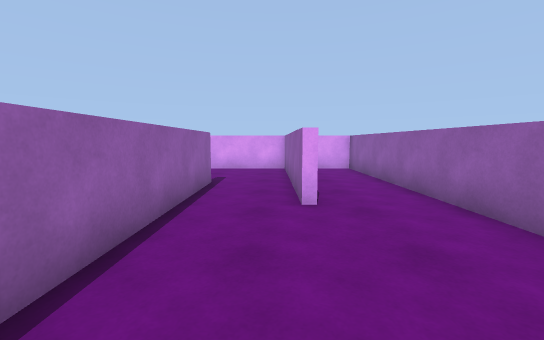
View 1 (above)

14 first-person views from a walk through a scene from a Unity 3-D project. The camera is 1.3 m above the floor, tilts 6° down and sees 90° across. The floor is counted in squares, 1 m on a side. Each view is taken from the middle of a square. On the plan, view 1 faces up. The plan holds only what a view shows up to about 13 squares ahead; the rest is blank.

View 2
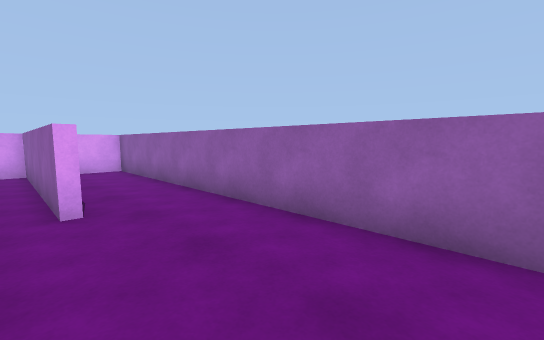

View 3
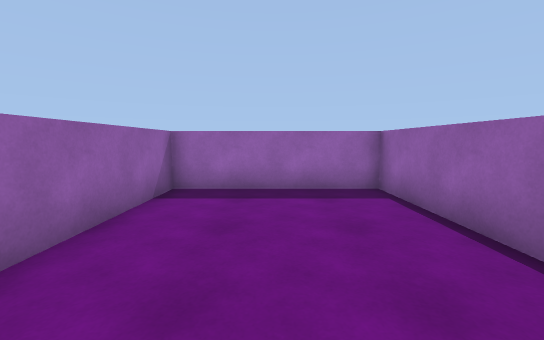

View 4
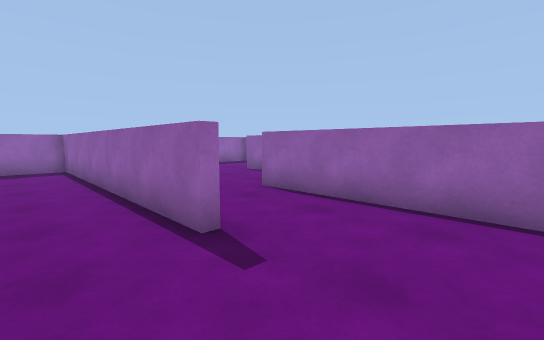

View 5
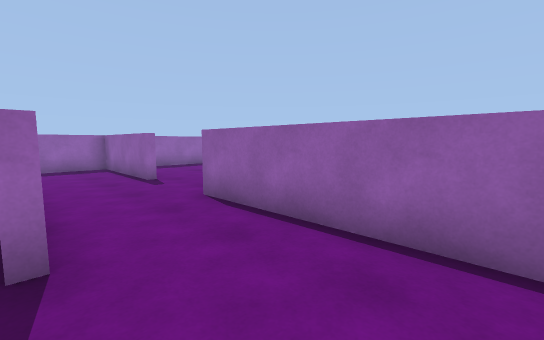

View 6
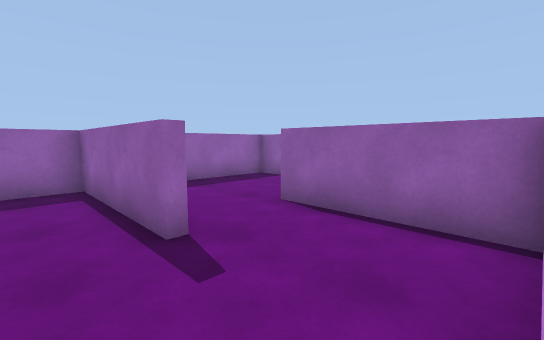

View 7
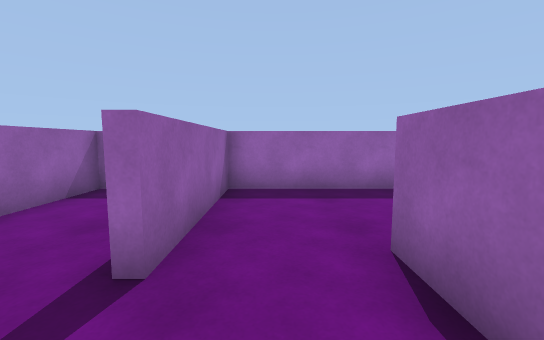

View 8
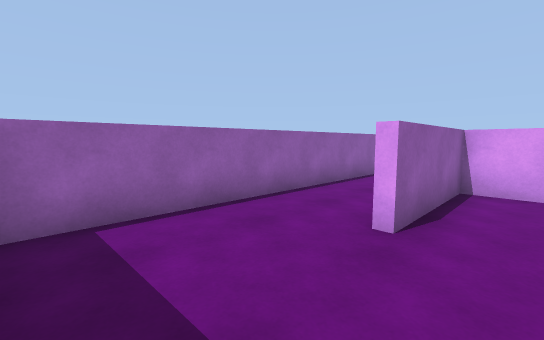

View 9
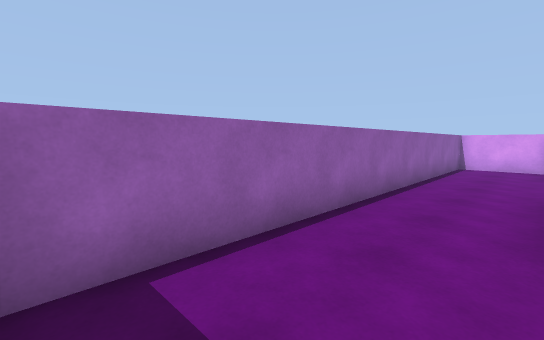

View 10
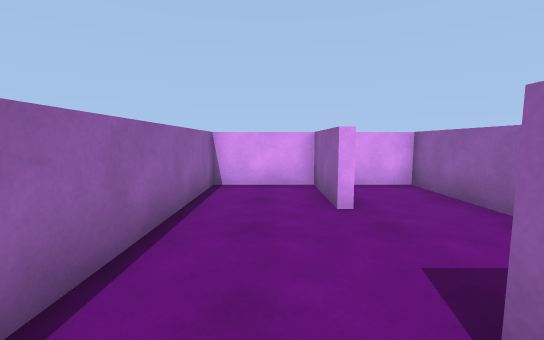

View 11
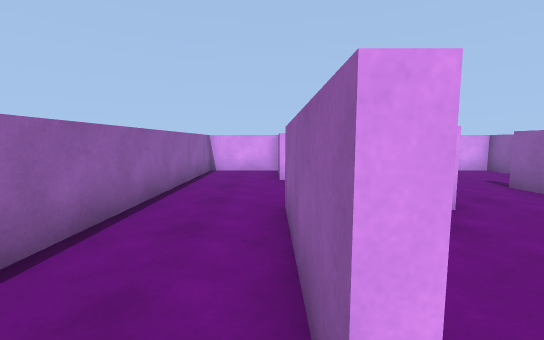

View 12
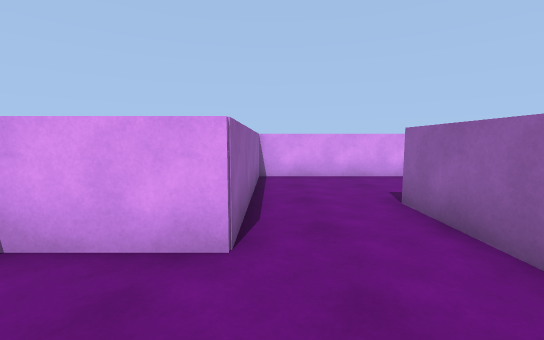

View 13
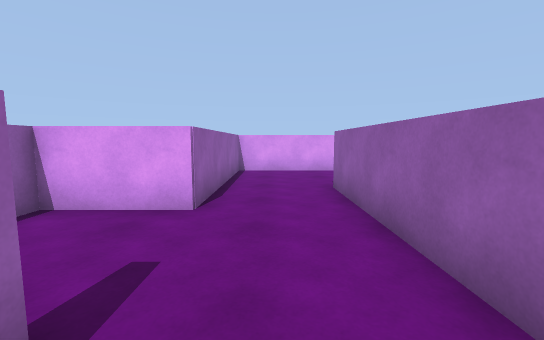

View 14
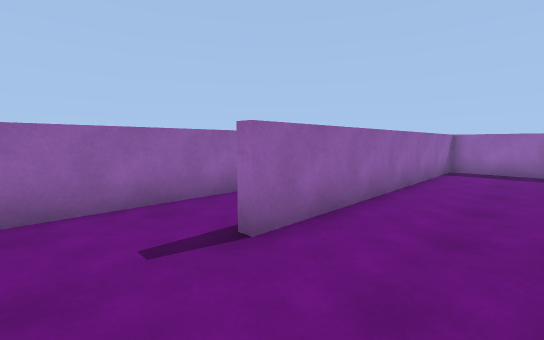

### Floor plan
Ten units are one square. View 1 is at (0, 0); x grows to the right and y downward. Boxes are objects, and circles mark ways between rooms. Rooms are numbered by the first view taken in them; rooms with no view inside come last. Other rooms are left out.
<svg viewBox="-123 -136 165 165">
<path fill="none" stroke="#000" d="M10 -55 6 -55M-19 -46 -19 24 37 24 37 -131 21 -131M6 -55 6 -131 -55 -131 -55 -61 -84 -61 -84 -17M-58 -15 -58 -25 -55 -25 -55 24 -23 24 -23 -86 -19 -86 -19 -46M-118 -6 -118 24 -58 24 -58 -15M-87 -101 -87 -131 -118 -131 -118 -6M-58 -96 -58 -131 -76 -131M-87 -17 -87 -65"/>
<circle cx="-5" cy="-55" r="3" fill="#2a7"/>
<circle cx="-75" cy="-20" r="3" fill="#2a7"/>
<circle cx="-105" cy="-15" r="3" fill="#2a7"/>
<text x="10" y="-30">1</text>
<text x="-40" y="-60">2</text>
<text x="-90" y="10">3</text>
<text x="-90" y="-80">4</text>
</svg>
Room 1 opens to room 2. Room 2 opens to room 3. Room 3 opens to room 4.

Where each view was taken, in squares from view 1:
view 1: 0 up, 0 right, facing up
view 2: 0 up, 0 right, facing up-right
view 3: 5 up, 1 right, facing down
view 4: 12 up, 0 right, facing down-left
view 5: 12 up, 2 left, facing down-left
view 6: 6 up, 4 left, facing down-left
view 7: 5 up, 7 left, facing down
view 8: 2 down, 7 left, facing up-left
view 9: 2 down, 9 left, facing up-left
view 10: 5 up, 10 left, facing up
view 11: 1 up, 9 left, facing up
view 12: 3 up, 5 left, facing up
view 13: 1 up, 4 left, facing up
view 14: 11 up, 5 left, facing down-right
